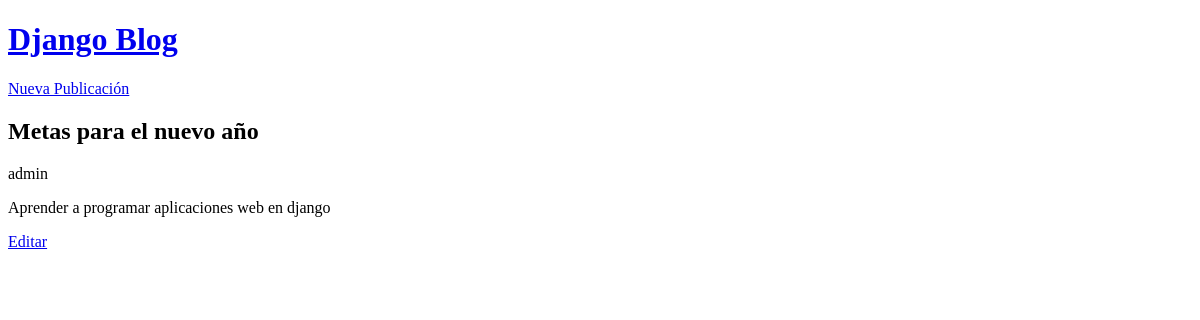
/publication/2/, run on an earlier commit of the app's database.
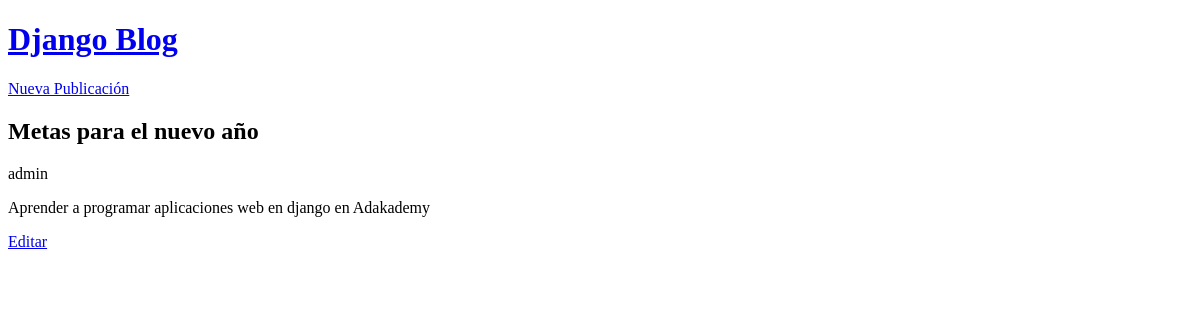
And on a later commit of the database.
### blog/models.py (models this page shows, shortened)
class Publication(models.Model):
    title = models.CharField(max_length=200)
    author = models.ForeignKey(
        "auth.User",
        on_delete=models.CASCADE,
    )
    body = models.TextField()

### blog/views.py (the view)
# urls.py: path("publication/<int:pk>/", PublicationDetailView.as_view(), name="publication-detail"),
class PublicationDetailView(DetailView):
    model = Publication
    template_name = "publication-detail.html"

### templates/publication-detail.html
{% extends '_base.html' %}
{% block content %}
    <article>
        <h2>{{ publication.title }}</h2>
        <p>{{ publication.author }}</p>
        <p>{{ publication.body }}</p>
    </article>
    <a href="{% url 'publication-update' publication.pk %}">Editar</a>
{% endblock content %}

What changed in the data, as far as the page shows it:
changed Publication "Metas para el nuevo año": body "Aprender a programar aplicaciones web en django" → "Aprender a programar aplicaciones web en django en Adakademy"
